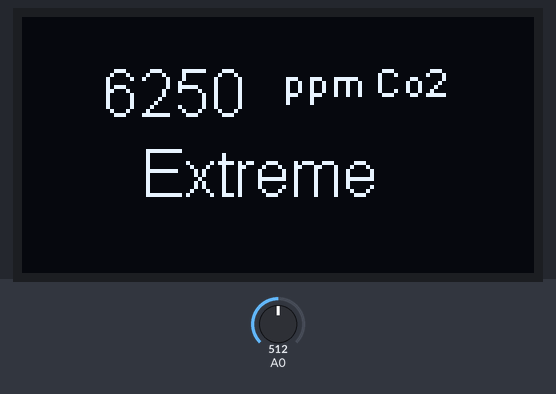
Bench run of a sketch on a simulated ESP8266 (Wemos D1 mini). Parts: 128×64 one-colour display. Inputs (shaded band) come from the test bench; at power-on: A0 = 512. What the sketch prints to the serial monitor is not drawn.

Above: at 1.3 s.
1.4 s: A0 set to 499
At 2.4 s:
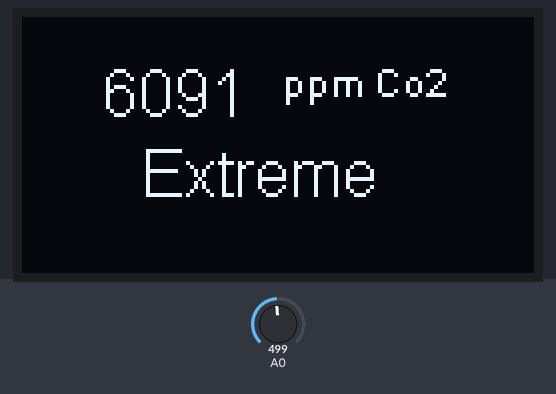
3.0 s: A0 set to 476
At 3.9 s:
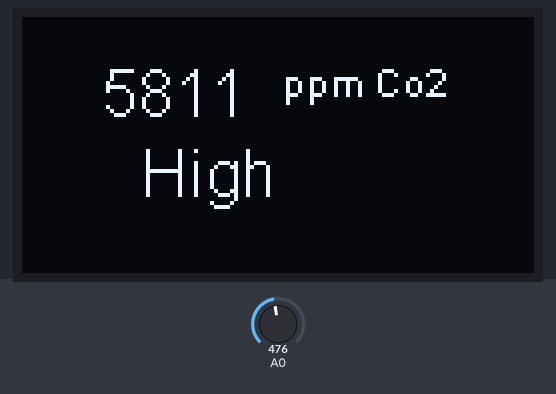
4.6 s: A0 set to 256
At 5.4 s:
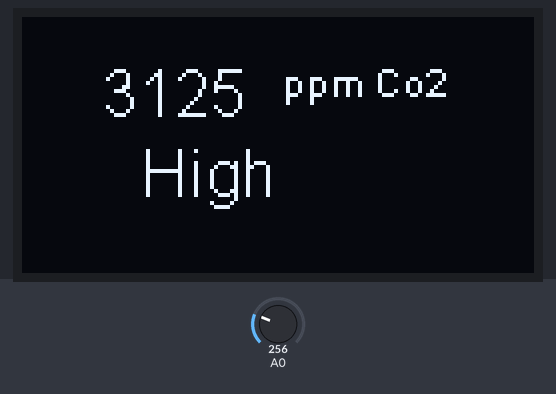
6.1 s: A0 set to 238
At 7.0 s:
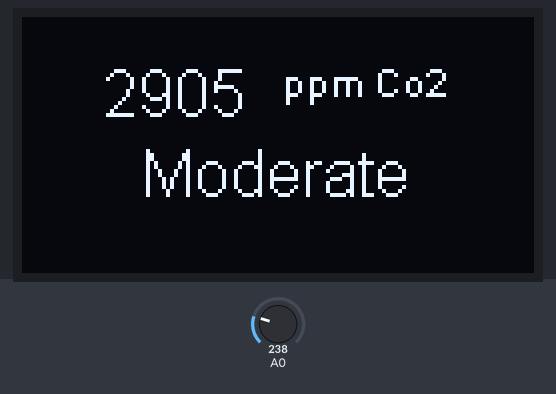
7.7 s: A0 set to 122
At 8.5 s:
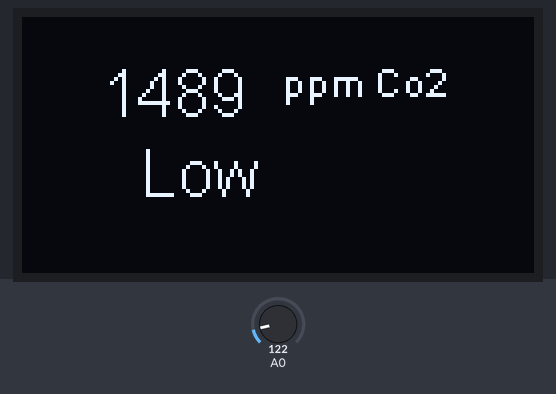
9.2 s: A0 set to 45
At 10.0 s:
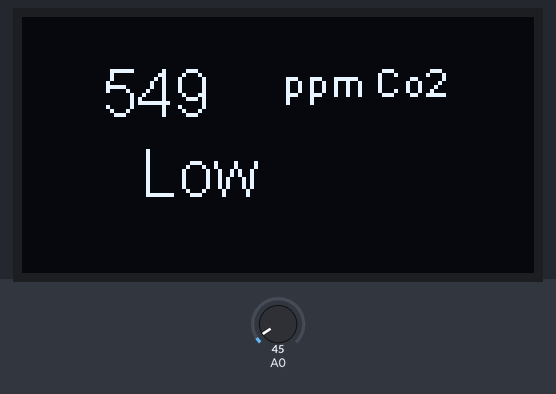
10.7 s: A0 set to 37
Timing chart, 0 to 13.3 s (numbered marks = the images above; inputs shaded):
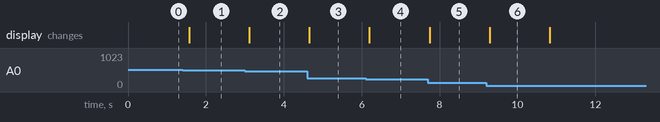

Measured:
- the behaviour switches between 492 and 491 on A0 (found by bisection; images 1 and 2)
- the behaviour switches between 246 and 245 on A0 (found by bisection; images 3 and 4)
- after the input at 1.4 s, the display: changes after 0.17 s (image 1)
- after the input at 3.0 s, the display: changes after 0.11 s (image 2)
- after the input at 4.6 s, the display: changes after 0.06 s (image 3)
- after the input at 6.1 s, the display: changes after 0.10 s (image 4)
- after the input at 7.7 s, the display: changes at once (image 5)
- after the input at 9.2 s, the display: changes after 0.09 s (image 6)

The sketch:

ESP_MQ135_Reader_SH1106.ino
```cpp
#ifdef ESP8266    // The pins for an ESP8266 Wemos D1 Mini
#define SDA D3   // Choose your pins according to your boards SDA and SCL lines
 #define SCL D4   // Pins for the ESP8266 for direct plug-in OLED, use e.g. dupont cables for other connections
#else
  #define SDA 5  // Choose your pins according to your boards SDA and SCL lines
  #define SCL 4
#endif

#include "SH1106.h"               // See https://github.com/squix78/esp8266-oled-ssd1306 or via Sketch/Include Library/Manage Libraries
#include <Wire.h>

SH1106 display(0x3c, SDA, SCL);   // OLED display object definition (address, SDA, SCL)

String message;

void setup() {
  Serial.begin(115200);
  Serial.println("Wait 2-mins or more for sensor to warm-up!");
  #if ESP8266
  Wire.begin(SDA, SCL);               // (sda,scl,bus_speed) Start the Wire service for the OLED display using pin=D4 for SCL and Pin-D3 for SDA
  #else
  Wire.begin(SDA, SCL, 100000);       // (sda,scl,bus_speed) Start the Wire service for the OLED display using pin=D4 for SCL and Pin-D3 for SDA
  #endif
  display.init();                     // Initialise the display
  display.flipScreenVertically();     // In my case flip the screen around by 180°
  display.setContrast(255);           // If you want turn the display contrast down, 255 is maxium and 0 in minimum, in practice about 128 is OK
}

void loop() {
  int   Reading       = analogRead(A0);          // Raw ADC reading ESP8266
  //int   Reading       = analogRead(36);        // Raw ADC reading ESP32 on VP or analogRead(39); on VN or analogRead(35); on GPIO 35, you choose!
  float sensorVoltage = Reading/1024.0 * 5.00;   // Calibrated to measured sensor voltage using resitive divider
  float ppm           = sensorVoltage * 2500.0;  // Adjusted to ppm of Co2, clean air has 400ppm of Co2, sensor output = 0.16v in clean air (0.16x2500=400)
  Serial.print(String(Reading) + " " + String(sensorVoltage) + "v " + String(ppm) + "ppm Co2  ");
  if      (ppm > 6000) message = "Extreme";   // Arbitrary thresholds! or 'qualitative' or cannot be measured absolutely
  else if (ppm > 3000) message = "High";
  else if (ppm > 1500) message = "Moderate";
  else if (ppm > 500)  message = "Low";
  else                 message = "None";
  Serial.println(message);
  display.clear();
  display.setFont(ArialMT_Plain_16);  // Set the Font size LARGE
  display.drawString(20, 10, String(ppm,0));
  display.setFont(ArialMT_Plain_10);  // Set the Font size SMALL
  display.drawString(65,10,"ppm Co2");
  display.setFont(ArialMT_Plain_16);  // Set the Font size LARGE
  display.drawString(30, 30, message);
  display.display();
  delay(500);
}
```
